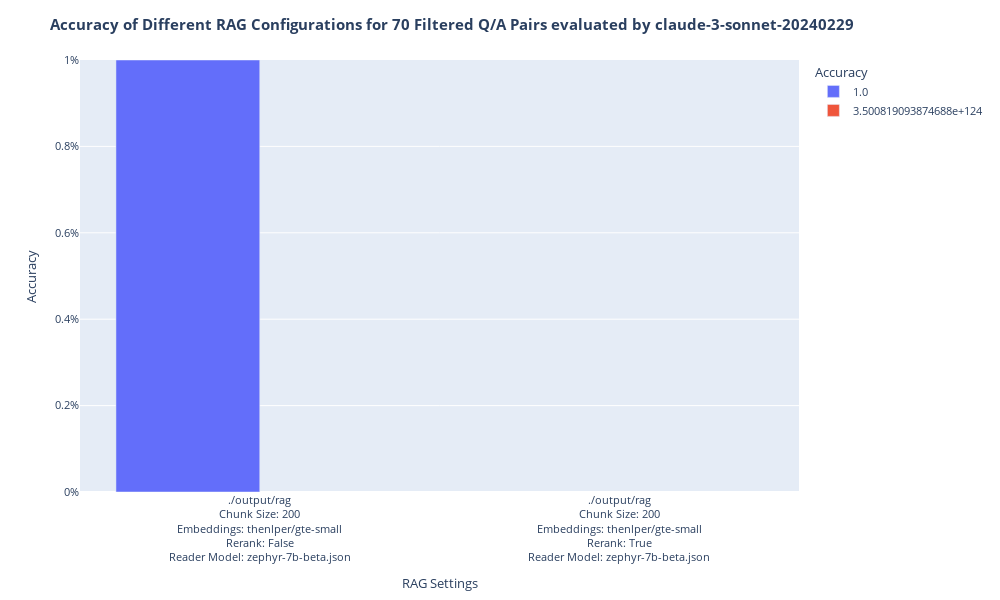

This figure's notebook cell:
### Code cell
import plotly.express as px

# Function to format the settings
def format_settings(settings):
    formatted = settings.replace("chunk:", "Chunk Size: ") \
                        .replace("embeddings:", "Embeddings: ") \
                        .replace("rerank:", "Rerank: ") \
                        .replace("reader-model:", "Reader Model: ") \
                        .replace("evaluator-model:", "Evaluator Model: ") \
                        .replace("~", "/")  # Replace any special characters as needed
    return formatted.replace("_", "<br>")  # Replace underscores with line breaks for better formatting

# Assuming 'average_scores' is a DataFrame that contains 'settings' and 'eval_score_GPT4'
# Create a new column with formatted settings
average_scores['formatted_settings'] = average_scores['settings'].apply(format_settings)

# Now use 'formatted_settings' in the plot
fig = px.bar(
    average_scores,
    x='formatted_settings',  # Use the formatted settings for x-axis
    y='eval_score_Claude-3-Sonnet',     # Use the evaluation scores for y-axis
    labels={
        "eval_score_Claude-3-Sonnet": "Accuracy",  # Y-axis label
        "formatted_settings": "Configuration",  # X-axis label
    },
    color='eval_score_Claude-3-Sonnet',  # Color based on the evaluation score
    color_continuous_scale="bluered",  # Color scale
)

# Update layout settings
fig.update_layout(
    width=1000,
    height=600,
    barmode="group",
    yaxis_range=[0, 1],  # Adjusting range to [0, 1] since scores are normalized
    title="<b>Accuracy of Different RAG Configurations for 70 Filtered Q/A Pairs evaluated by claude-3-sonnet-20240229</b>",
    xaxis_title="RAG Settings",
    font=dict(size=11),
)

# Add percentage suffix to the y-axis
fig.layout.yaxis.ticksuffix = "%"
fig.update_coloraxes(showscale=False)  # Hide the color scale
fig.update_traces(texttemplate="%{y:.1%}", textposition="outside")  # Display percentage on bars

# Show the figure
fig.show()

### Figure 1 — Plotly figure (JSON) as saved in the notebook; plotly's stock layout.template omitted (floating-point values rounded to 4 significant figures)
{"data": [{"alignmentgroup": "True", "hovertemplate": "Accuracy=%{y}<br>Configuration=%{x}<extra></extra>", "legendgroup": "1.0", "marker": {"color": "#636efa", "pattern": {"shape": ""}}, "name": "1.0", "offsetgroup": "1.0", "orientation": "v", "showlegend": true, "textposition": "outside", "texttemplate": "%{y:.1%}", "type": "bar", "x": ["./output/rag<br>Chunk Size: 200<br>Embeddings: thenlper/gte-small<br>Rerank: False<br>Reader Model: zephyr-7b-beta.json"], "xaxis": "x", "y": [1], "yaxis": "y"}, {"alignmentgroup": "True", "hovertemplate": "Accuracy=%{y}<br>Configuration=%{x}<extra></extra>", "legendgroup": "3.500819093874688e+124", "marker": {"color": "#EF553B", "pattern": {"shape": ""}}, "name": "3.500819093874688e+124", "offsetgroup": "3.500819093874688e+124", "orientation": "v", "showlegend": true, "textposition": "outside", "texttemplate": "%{y:.1%}", "type": "bar", "x": ["./output/rag<br>Chunk Size: 200<br>Embeddings: thenlper/gte-small<br>Rerank: True<br>Reader Model: zephyr-7b-beta.json"], "xaxis": "x", "y": [3.501e+124], "yaxis": "y"}], "layout": {"barmode": "group", "coloraxis": {"showscale": false}, "font": {"size": 11}, "height": 600, "legend": {"title": {"text": "Accuracy"}, "tracegroupgap": 0}, "margin": {"t": 60}, "title": {"text": "<b>Accuracy of Different RAG Configurations for 70 Filtered Q/A Pairs evaluated by claude-3-sonnet-20240229</b>"}, "width": 1000, "xaxis": {"anchor": "y", "domain": [0, 1], "title": {"text": "RAG Settings"}}, "yaxis": {"anchor": "x", "categoryarray": [3.501e+124, 1], "categoryorder": "array", "domain": [0, 1], "range": [0, 1], "ticksuffix": "%", "title": {"text": "Accuracy"}}}}
